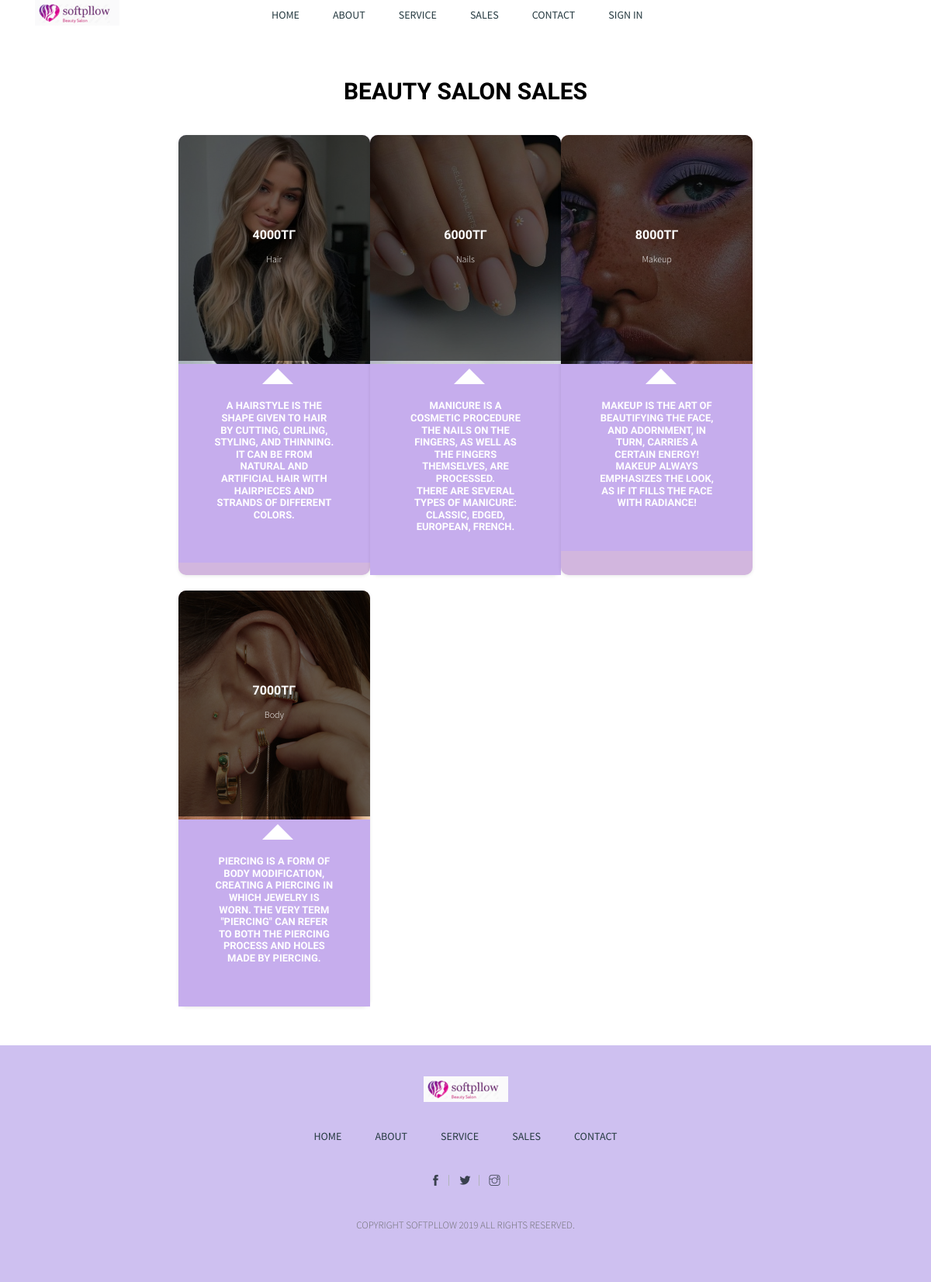
Page /sale/ on the committed database.
### beauty/models.py (models this page shows, shortened)
class Service(models.Model):
    price=models.IntegerField()
    category=models.CharField( max_length=100)
    img=models.ImageField()
    description=models.TextField(default='cwv')

### beauty/views.py (the view)
# urls.py: path('sale/',views.sale,name='sale'),
def sale(request):
    service1=Service.objects.all()
    return render(request,'sales.html',{'service1':service1})

### beauty/templates/sales.html (shortened to what this page needs)
{% load static %}
<!DOCTYPE html>
<html lang="en" >
<head>
  <link rel="stylesheet" href="{% static 'css/bootstrap.min.css' %}">
  <link rel="stylesheet" href="{% static 'css/themify-icons.css' %}">
  <link rel="stylesheet" href="{% static 'css/owl.carousel.min.css' %}">
  <link rel="stylesheet" href="{% static 'css/jquery.fancybox.min.css' %}">
  <link rel="stylesheet" href="{% static 'css/style.css' %}">
 <header class="header abs-header">
    <div class="container">
      <div class="row align-items-end">
        <div class="col-md-3">
          <a href="index.html" class="logo">
            <img src="{% static 'images/logo.png' %}" alt="">
          </a>
        </div>
        <div class="col-md-9">
          <nav class="primary-menu">
            <ul>
              <li><a href="{% url 'index' %}">Home</a></li>
              <li><a href="{% url 'about'%}">About</a></li>
              <li><a href="{% url 'service' %}">Service</a></li>
              <li><a href="{% url 'sale' %}">Sales</a></li>
              <li><a href="{% url 'contacts' %}">Contact</a></li>
              {% if request.user.is_authenticated %}
              <li><a href="{% url 'logout' %}">Sign out</a></li>
              <li>Hello {{ request.user.username }}</li>
              {% else %}
                <li><a href="{% url 'register' %}">Sign in</a></li>
              {% endif %}
            </ul>
          </nav>
        </div>
      </div>
    </div>
  </header>
</head>
<body translate="no" >
  <h2 id="title">Beauty Salon Sales</h2>
  <div class="hover-table-layout">
    {% for i in service1 %}
    <div class="listing-item">
        <figure class="image">
            <img src="{{ i.img.url }}" alt="">
            <figcaption>
              <div class="caption">
                <h1>{{i.price}}тг</h1>
                <p>{{i.category }}</p>
                </div>
            </figcaption>
        </figure>
        <a href="{% url 'zapis' pk=i.pk %}" class="btn">
        <div class="listing">
            <h4>{{i.description|linebreaksbr}}</h4>
        </div>
        </a>
    </div>
    {% endfor %}
</div>
   <footer class="footer">
    <div class="container">
      <div class="row">
        <div class="col-12 text-center">
          <a href="index.html" class="logo foo-logo">
            <img src="{% static 'images/logo.png' %}" alt="">
          </a>
          <nav class="foo-nav">
            <ul>
              <li><a href="index.html">Home</a></li>
              <li><a href="about.html">About</a></li>
              <li><a href="services.html">Service</a></li>
              <li><a href="sales.html">Sales</a></li>
              <li><a href="contact.html">Contact</a></li>
            </ul>
          </nav>
          <div class="foo-social">
            <a href="https://www.facebook.com/"><i class="ti-facebook"></i></a>
            <a href="https://twitter.com/"><i class="ti-twitter-alt"></i></a>
            <a href="https://instagram.com/"><i class="ti-instagram"></i></a>
          </div>
          <p class="copyright">COPYRIGHT SOFTPLLOW 2019 ALL RIGHTS RESERVED.</p>
        </div>
      </div>
    </div>
  </footer>
</body>
</html>

### beauty/static/css/style.css (style rules this page uses)
* { margin: 0; padding: 0; -webkit-box-sizing: border-box; box-sizing: border-box; }
body { color: #6c6c6f; background-color: #fff; font-family: 'Roboto', sans-serif; font-weight: 300; font-size: 15px; line-height: 27px; }
a { -webkit-transition: all 300ms ease-in-out; -o-transition: all 300ms ease-in-out; transition: all 300ms ease-in-out; }
h1, h2, h3, h4, h5, h6 { font-family: 'Rufina', serif; font-weight: 700; }
img { display: block; width: 100%; height: auto; }
ul { margin: 0; padding: 0; list-style: none; }
figure { margin: 0; }
#title { text-align: center; color:white; font-size:30px; text-transform: uppercase; margin-top: 100px; }
.hover-table-layout { display: -webkit-box; display: -moz-box; display: -ms-flexbox; display: -webkit-flex; display: flex; -webkit-flex-wrap: wrap; -moz-flex-wrap: wrap; -ms-flex-wrap: wrap; flex-wrap: wrap; max-width:800px; margin:0 auto; }
.listing-item { display: block; width:100%; margin-bottom:20px; float: left; background: #fff; border-radius:10px; z-index:0; cursor:pointer; -webkit-transition: all 0.3s ease; -moz-transition: all 0.3s ease; transition: all 0.3s ease; -webkit-box-shadow: 0px 1px 4px rgba(0, 0, 0, 0.10); -moz-box-shadow: 0px 1px 4px rgba(0, 0, 0, 0.10); box-shadow: 0px 1px 4px rgba(0, 0, 0, 0.10); }
.listing-item .listing { padding:20px; position:relative; }
.listing-item .listing:before { content:""; position:absolute; top:-15px; left:-o-calc(50% - 15px); left:-moz-calc(50% - 15px); left:-webkit-calc(50% - 15px); left:calc(50% - 15px); border-bottom:20px solid #fff; border-left:20px solid transparent; border-right:20px solid transparent; }
figure.image img { width:100%; border-top-left-radius: 10px; border-top-right-radius: 10px; }
figure.image { position: relative; margin: 0; padding: 0; }
figure.image figcaption { position: absolute; top: 0; width: 100%; text-align: center; bottom: 4px; background: rgba(0,0,0,0.6); border-top-left-radius: 10px; border-top-right-radius: 10px; }
figcaption .caption { position:relative; top:50%; -moz-transform:translateY(-50%); -webkit-transform:translateY(-50%); transform:translateY(-50%); }
figcaption h1 { color:white; font-weight:bold; font-size:16px; text-transform: uppercase; }
figcaption p { color:white; font-size:12px; }
.listing h4 { font-size: 13px; text-align: center; padding: 5px 10px; font-weight: bold; }
@media only screen and (min-width:540px) { .listing-item { display: block; width: -webkit-calc(100%/3); width: -moz-calc(100%/3); width: calc(100%/3); } }
@media only screen and (min-width:1024px) { .hover-table-layout { padding: 30px; } }
.header { position: relative; }
.header.abs-header { position: absolute; top: 0; left: 0; width: 100%; z-index: 1; }
.logo { display: block; max-width: 109px; }
.primary-menu { position: relative; }
.primary-menu li a { color: #263a41; display: block; font-size: 14px; font-weight: 500; text-transform: uppercase; padding: 0 20px; }
@media screen and (min-width: 768px) { .primary-menu li { display: inline-block; } }
.btn { background-color: #c6aded; border-radius: 0; color: #fff; display: inline-block; font-size: 16px; font-weight: 500; line-height: 0.8; text-transform: uppercase; min-width: 170px; padding: 20px 15px; }
.footer { background-color: #cec0f0; padding: 40px 0 60px; }
.footer .foo-logo { margin: 0 auto; }
.footer .foo-nav { position: relative; margin: 30px 0; }
.footer .foo-nav li a { color: #263a41; display: block; font-size: 14px; font-weight: 500; text-transform: uppercase; padding: 0 20px; }
.footer .foo-social { margin-bottom: 30px; }
.footer .foo-social a { border-right: 1px solid #b1b4bb; color: #3a414e; display: inline-block; font-size: 14px; line-height: .5; padding: 0 10px; }
.footer .copyright { color: #black; font-size: 13px; text-transform: uppercase; margin-bottom: 0; }
@media screen and (min-width: 768px) { .footer .foo-nav li { display: inline-block; } }

### rows in the picture
Service: img (picture), price "4000", category "Hair", description "A HAIRSTYLE IS THE SHAPE GIVEN TO HAIR BY CUTTING, CURLING, STYLING, AND THINNING. IT CAN BE FROM NATURAL AND ARTIFICIAL HAIR WITH HAIRPIECES AND STRANDS OF DIFFERENT COLORS."
Service: img (picture), price "6000", category "Nails", description "MANICURE IS A COSMETIC PROCEDURE THE NAILS ON THE FINGERS, AS WELL AS THE FINGERS THEMSELVES, ARE PROCESSED. THERE ARE SEVERAL TYPES OF MANICURE: CLASSIC, EDGED, EUROPEAN, FRENCH."
Service: img (picture), price "8000", category "Makeup", description "MAKEUP IS THE ART OF BEAUTIFYING THE FACE, AND ADORNMENT, IN TURN, CARRIES A CERTAIN ENERGY! MAKEUP ALWAYS EMPHASIZES THE LOOK, AS IF IT FILLS THE FACE WITH RADIANCE!"
Service: img (picture), price "7000", category "Body", description "PIERCING IS A FORM OF BODY MODIFICATION, CREATING A PIERCING IN WHICH JEWELRY IS WORN. THE VERY TERM \"PIERCING\" CAN REFER TO BOTH THE PIERCING PROCESS AND HOLES MADE BY PIERCING."
